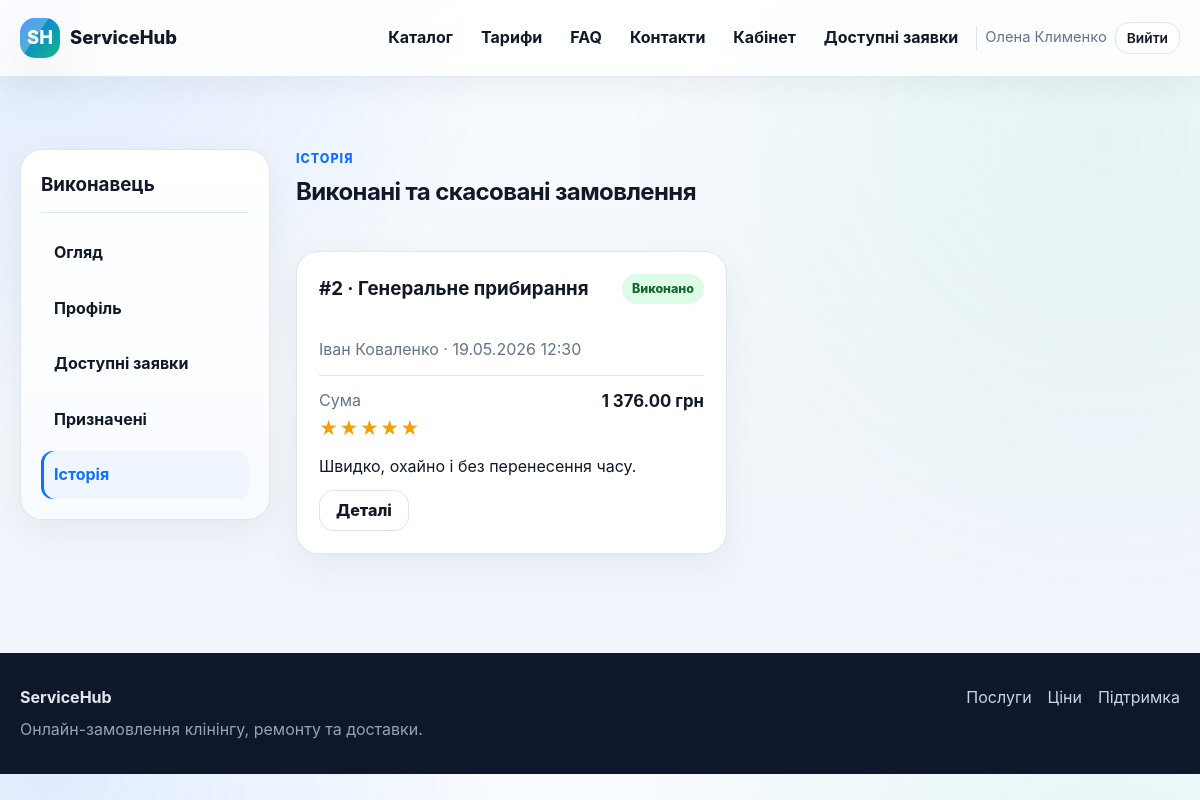
Screenshot of /worker/orders/history (signed in) with the database file from the repository.
### tables this page shows
CREATE TABLE users (
    id INTEGER PRIMARY KEY AUTOINCREMENT,
    role TEXT NOT NULL CHECK (role IN ('client', 'worker', 'admin')),
    full_name TEXT NOT NULL,
    email TEXT NOT NULL UNIQUE,
    password_hash TEXT NOT NULL,
    phone TEXT,
    city TEXT,
    address TEXT,
    specialization TEXT,
    service_area TEXT,
    schedule TEXT,
    price_text TEXT,
    is_blocked INTEGER NOT NULL DEFAULT 0,
    created_at TEXT NOT NULL DEFAULT CURRENT_TIMESTAMP
);

CREATE TABLE reviews (
    id INTEGER PRIMARY KEY AUTOINCREMENT,
    order_id INTEGER NOT NULL UNIQUE,
    client_id INTEGER NOT NULL,
    worker_id INTEGER,
    rating INTEGER NOT NULL CHECK (rating BETWEEN 1 AND 5),
    text TEXT NOT NULL,
    is_visible INTEGER NOT NULL DEFAULT 1,
    created_at TEXT NOT NULL DEFAULT CURRENT_TIMESTAMP,
    FOREIGN KEY (order_id) REFERENCES orders(id) ON DELETE CASCADE,
    FOREIGN KEY (client_id) REFERENCES users(id) ON DELETE CASCADE,
    FOREIGN KEY (worker_id) REFERENCES users(id) ON DELETE SET NULL
);

CREATE TABLE orders (
    id INTEGER PRIMARY KEY AUTOINCREMENT,
    client_id INTEGER NOT NULL,
    worker_id INTEGER,
    category_id INTEGER NOT NULL,
    service_id INTEGER NOT NULL,
    city TEXT NOT NULL,
    street TEXT NOT NULL,
    building TEXT NOT NULL,
    apartment TEXT,
    preferred_at TEXT NOT NULL,
    description TEXT,
    cleaning_area REAL,
    rooms INTEGER,
    extra_options TEXT,
    repair_type TEXT,
    repair_hours REAL,
    urgency TEXT NOT NULL DEFAULT 'normal',
    photo_filename TEXT,
    delivery_from TEXT,
    delivery_to TEXT,
    delivery_distance_km REAL,
    weight REAL,
    dimensions TEXT,
    estimated_price REAL NOT NULL DEFAULT 0,
    final_price REAL,
    status TEXT NOT NULL DEFAULT 'Нове',
    is_paid INTEGER NOT NULL DEFAULT 0,
    paid_at TEXT,
    created_at TEXT NOT NULL DEFAULT CURRENT_TIMESTAMP,
    updated_at TEXT NOT NULL DEFAULT CURRENT_TIMESTAMP,
    FOREIGN KEY (client_id) REFERENCES users(id) ON DELETE CASCADE,
    FOREIGN KEY (worker_id) REFERENCES users(id) ON DELETE SET NULL,
    FOREIGN KEY (category_id) REFERENCES categories(id) ON DELETE RESTRICT,
    FOREIGN KEY (service_id) REFERENCES services(id) ON DELETE RESTRICT
);

CREATE TABLE services (
    id INTEGER PRIMARY KEY AUTOINCREMENT,
    category_id INTEGER NOT NULL,
    name TEXT NOT NULL,
    slug TEXT NOT NULL,
    description TEXT,
    unit_label TEXT,
    is_active INTEGER NOT NULL DEFAULT 1,
    created_at TEXT NOT NULL DEFAULT CURRENT_TIMESTAMP,
    FOREIGN KEY (category_id) REFERENCES categories(id) ON DELETE RESTRICT,
    UNIQUE (category_id, slug)
);

### app.py (the view)
@app.route("/worker/orders/history")
@role_required("worker")
def worker_history():
    orders = db_all(
        """
        SELECT o.*, s.name AS service_name, c.name AS category_name, client.full_name AS client_name,
               r.rating, r.text AS review_text
        FROM orders o
        JOIN services s ON s.id = o.service_id
        JOIN categories c ON c.id = o.category_id
        JOIN users client ON client.id = o.client_id
        LEFT JOIN reviews r ON r.order_id = o.id
        WHERE o.worker_id = ? AND o.status IN ('Виконано', 'Скасовано')
        ORDER BY o.updated_at DESC
        """,
        (g.user["id"],),
    )
    return render_template("worker/history.html", orders=orders)

### app.py (called while the page is built)
def get_db() -> sqlite3.Connection:
    if "db" not in g:
        db = sqlite3.connect(app.config["DATABASE"])
        db.row_factory = sqlite3.Row
        db.execute("PRAGMA foreign_keys = ON")
        g.db = db
    return g.db

def db_one(query: str, params: tuple = ()) -> sqlite3.Row | None:
    return get_db().execute(query, params).fetchone()

def db_all(query: str, params: tuple = ()) -> list[sqlite3.Row]:
    return get_db().execute(query, params).fetchall()

def format_datetime(value: str | None) -> str:
    if not value:
        return "—"
    try:
        clean = value.replace("T", " ").split(".")[0]
        dt = datetime.fromisoformat(clean)
        return dt.strftime("%d.%m.%Y %H:%M")
    except ValueError:
        return value

def money(value: float | int | str | None) -> str:
    if value is None or value == "":
        return "—"
    try:
        return f"{float(value):,.2f} грн".replace(",", " ")
    except (TypeError, ValueError):
        return str(value)

def status_class(status: str | None) -> str:
    mapping = {
        "Нове": "new",
        "Очікує підтвердження": "pending",
        "Прийнято виконавцем": "accepted",
        "В дорозі / В роботі": "progress",
        "Виконано": "done",
        "Скасовано": "cancelled",
    }
    return mapping.get(status or "", "default")

def current_user() -> sqlite3.Row | None:
    user_id = session.get("user_id")
    if not user_id:
        return None
    return db_one("SELECT * FROM users WHERE id = ?", (user_id,))

@app.before_request
def load_logged_in_user():
    g.user = current_user()
    if g.user and g.user["is_blocked"] and request.endpoint not in {"logout", "static"}:
        session.clear()
        g.user = None
        flash("Ваш обліковий запис заблоковано адміністратором.", "danger")
        return redirect(url_for("login"))
    return None

@app.context_processor
def inject_globals() -> dict:
    return {
        "current_user": getattr(g, "user", None),
        "roles": ROLES,
        "specializations": SPECIALIZATIONS,
        "order_statuses": ORDER_STATUSES,
        "worker_status_options": WORKER_STATUS_OPTIONS,
        "format_datetime": format_datetime,
        "money": money,
        "role_label": role_label,
        "spec_label": spec_label,
        "active_label": active_label,
        "status_class": status_class,
        "payment_status_label": payment_status_label,
        "payment_status_class": payment_status_class,
    }

### templates/worker/history.html (shortened to what this page needs)
{% extends 'base.html' %}
{% block content %}
<section class="section">
    <div class="container dashboard-layout">
        <aside class="side-card">
            <h3>Виконавець</h3>
            <a href="{{ url_for('worker_dashboard') }}">Огляд</a>
            <a href="{{ url_for('worker_profile') }}">Профіль</a>
            <a href="{{ url_for('worker_available_orders') }}">Доступні заявки</a>
            <a href="{{ url_for('worker_assigned_orders') }}">Призначені</a>
            <a class="active" href="{{ url_for('worker_history') }}">Історія</a>
        </aside>
        <div class="dashboard-main">
            <div class="section-head"><div><div class="eyebrow">Історія</div><h1>Виконані та скасовані замовлення</h1></div></div>
            <div class="cards-grid two">
                {% for order in orders %}
                    <article class="card order-card">
                        <div class="card-head"><h3>#{{ order.id }} · {{ order.service_name }}</h3><span class="status-pill status-{{ status_class(order.status) }}">{{ order.status }}</span></div>
                        <p class="muted">{{ order.client_name }} · {{ format_datetime(order.updated_at) }}</p>
                        <div class="price-line"><span>Сума</span><strong>{{ money(order.final_price or order.estimated_price) }}</strong></div>
                        {% if order.rating %}<div class="stars">{{ '★' * order.rating }}{{ '☆' * (5 - order.rating) }}</div><p>{{ order.review_text }}</p>{% endif %}
                        <a class="btn btn-outline" href="{{ url_for('worker_order_detail', order_id=order.id) }}">Деталі</a>
                    </article>
                {% else %}
                    <div class="empty-state">Історія поки порожня.</div>
                {% endfor %}
            </div>
        </div>
    </div>
</section>
{% endblock %}

### templates/base.html (shortened to what this page needs)
<!doctype html>
<html lang="uk">
<head>
    <link rel="stylesheet" href="{{ url_for('static', filename='css/style.css') }}">
</head>
<body>
<header class="site-header">
    <div class="container header-inner">
        <a class="brand" href="{{ url_for('home') }}">
            <span class="brand-mark">SH</span>
            <span>ServiceHub</span>
        </a>
        <nav class="nav" data-nav>
            <a href="{{ url_for('catalog') }}">Каталог</a>
            <a href="{{ url_for('prices_public') }}">Тарифи</a>
            <a href="{{ url_for('faq') }}">FAQ</a>
            <a href="{{ url_for('contacts') }}">Контакти</a>
            {% if current_user %}
                {% if current_user.role == 'client' %}
                    <a href="{{ url_for('client_dashboard') }}">Кабінет</a>
                    <a class="btn btn-sm btn-primary" href="{{ url_for('client_create_order') }}">Замовити</a>
                {% elif current_user.role == 'worker' %}
                    <a href="{{ url_for('worker_dashboard') }}">Кабінет</a>
                    <a href="{{ url_for('worker_available_orders') }}">Доступні заявки</a>
                {% elif current_user.role == 'admin' %}
                    <a href="{{ url_for('admin_dashboard') }}">Адмін-панель</a>
                    <a href="{{ url_for('admin_orders') }}">Замовлення</a>
                {% endif %}
                <span class="nav-user">{{ current_user.full_name }}</span>
                <a class="btn btn-sm btn-outline" href="{{ url_for('logout') }}">Вийти</a>
            {% else %}
                <a href="{{ url_for('login') }}">Вхід</a>
                <a class="btn btn-sm btn-primary" href="{{ url_for('register') }}">Реєстрація</a>
            {% endif %}
        </nav>
    </div>
</header>
<main class="page">
    {% block content %}{% endblock %}
</main>
<footer class="site-footer">
    <div class="container footer-inner">
        <div>
            <strong>ServiceHub</strong>
            <p>Онлайн-замовлення клінінгу, ремонту та доставки.</p>
        </div>
        <div class="footer-links">
            <a href="{{ url_for('catalog') }}">Послуги</a>
            <a href="{{ url_for('prices_public') }}">Ціни</a>
            <a href="{{ url_for('contacts') }}">Підтримка</a>
        </div>
    </div>
</footer>
</body>
</html>

### rows the page displays
users: full_name "Олена Клименко"
reviews: id "2", service_name "Генеральне прибирання", status "Виконано", client_name "Іван Коваленко", rating "★★★★★", review_text "Швидко, охайно і без перенесення часу."
orders: updated_at "19.05.2026 12:30", final_price "1 376.00 грн"
